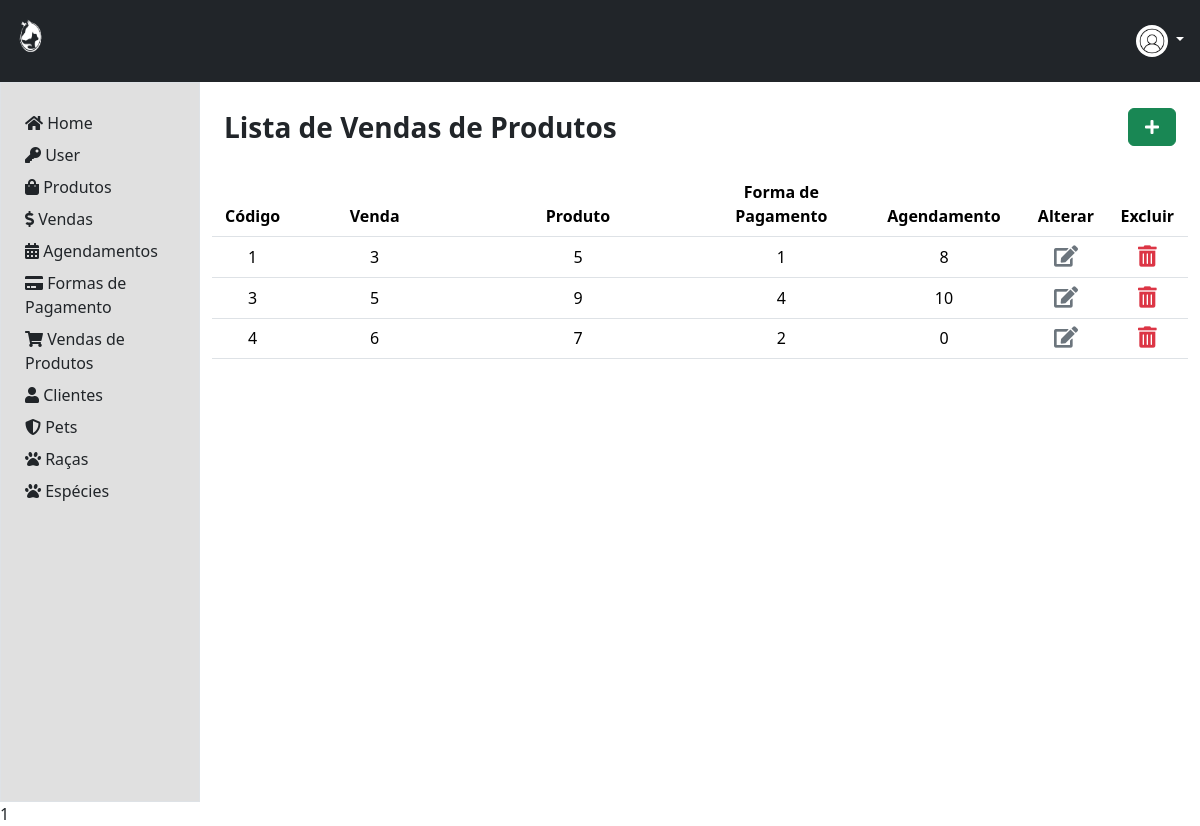
The page /area-admin/vendaProduto/index.php on the database its author committed.
### tables this page shows
CREATE TABLE `tbvendaproduto` (
  `codVendaProduto` int(11) NOT NULL,
  `codVenda` int(11) NOT NULL,
  `codProduto` int(11) NOT NULL,
  `codFormaPgto` int(11) NOT NULL,
  `codAgendamento` int(11) DEFAULT NULL
);

### dao/VendaProdutoDao.php (called while the page is built, shortened)
<?php
    class VendaProdutoDao {
        public static function selectAll () {
            $conexao = Conexao::conectar();
            $query = "SELECT * FROM tbvendaproduto";
            $stmt = $conexao->prepare($query);
            $stmt->execute();
            return $stmt->fetchAll();
        }
    }
?>

### area-admin/vendaProduto/index.php (the view, shortened to what this page needs)
<?php
  require_once '../../dao/VendaProdutoDao.php';
  $vendasProduto = VendaProdutoDao::selectAll();
?>
<!DOCTYPE html>
<html lang="pt-br">
<head>
  <link href="https://cdn.jsdelivr.net/npm/bootstrap@5.3.2/dist/css/bootstrap.min.css" rel="stylesheet">
  <link rel="stylesheet" href="https://use.fontawesome.com/releases/v5.3.1/css/all.css">
  <link rel="stylesheet" href="css/style.css">
</head>
<body style="justify-content: center; align-items: center; height: 100vh ">
  <?php
      include('./../../componentes/header-adm.php');
  ?>
  <div class="container-fluid" style="height: 90vh">
    <div class="row h-100">
      <?php
      include('./../../componentes/menu-adm.php');
      ?>
      <div class="col-md-10  p-4 borber">
        <div class="row align-items-center mb-4">
          <div class="col fs-3 fw-semibold">
            Lista de Vendas de Produtos
          </div>
          <div class="col text-end ">
            <a class="btn btn-success px-3" role="button" aria-disabled="true" href="register-vendaProduto.php"><i
                class="fas fa-plus" aria-hidden="true"></i></a>
          </div>
        </div>
        <div class=" row">
          <table class="table table-hover">
            <thead>
              <tr>
                <th class="col-md-1 text-center">Código</th>
                <th class="col-md-2 text-center">Venda</th>
                <th class="col-md-3 text-center">Produto</th>
                <th class="col-md-2 text-center">Forma de Pagamento</th>
                <th class="col-md-2 text-center">Agendamento</th>
                <th class="text-center col-md-1">Alterar</th>
                <th class="text-center col-md-1">Excluir</th>
              </tr>
              <?php foreach($vendasProduto as $vendaProduto) { ?>
              <tr>
                <td class="text-center"><?=$vendaProduto[0]?></td>
                <td class="text-center"><?=$vendaProduto[1]?></td>
                <td class="text-center"><?=$vendaProduto[2]?></td>
                <td class="text-center"><?=$vendaProduto[3]?></td>
                <td class="text-center"><?=$vendaProduto[4]?></td>
                <td class="text-center">
                  <form action="process-vendaProduto.php" method="POST">
                    <button type="submit" class="dropdown-item" ><i
                        class="fas fa-edit fa-lg text-secondary"></i>
                    </button>
                  </form>
                </td>
                <td class="text-center ">
                  <a class="dropdown-item" onclick="modalRemover(<?=$vendaProduto[0]?>,'codDeletar')">
                    <i class="fas fa-trash-alt fa-lg text-danger"></i>
                  </a>
                </td>
              <tr>
              <?php } ?>
            </thead>
          </table>
        </div>
      </div>
    </div>
  </div>
  <?= require './../../componentes/modal.php'?>
</body>
</html>

### css/style.css (style rules this page uses)
a { position: relative; text-decoration: none; }

### rows shown on the page
tbvendaproduto: codVendaProduto "1", codVenda "3", codProduto "5", codFormaPgto "1", codAgendamento "8"
tbvendaproduto: codVendaProduto "3", codVenda "5", codProduto "9", codFormaPgto "4", codAgendamento "10"
tbvendaproduto: codVendaProduto "4", codVenda "6", codProduto "7", codFormaPgto "2", codAgendamento "0"

### other values the page prints
require './../../componentes/modal.php' "1"
